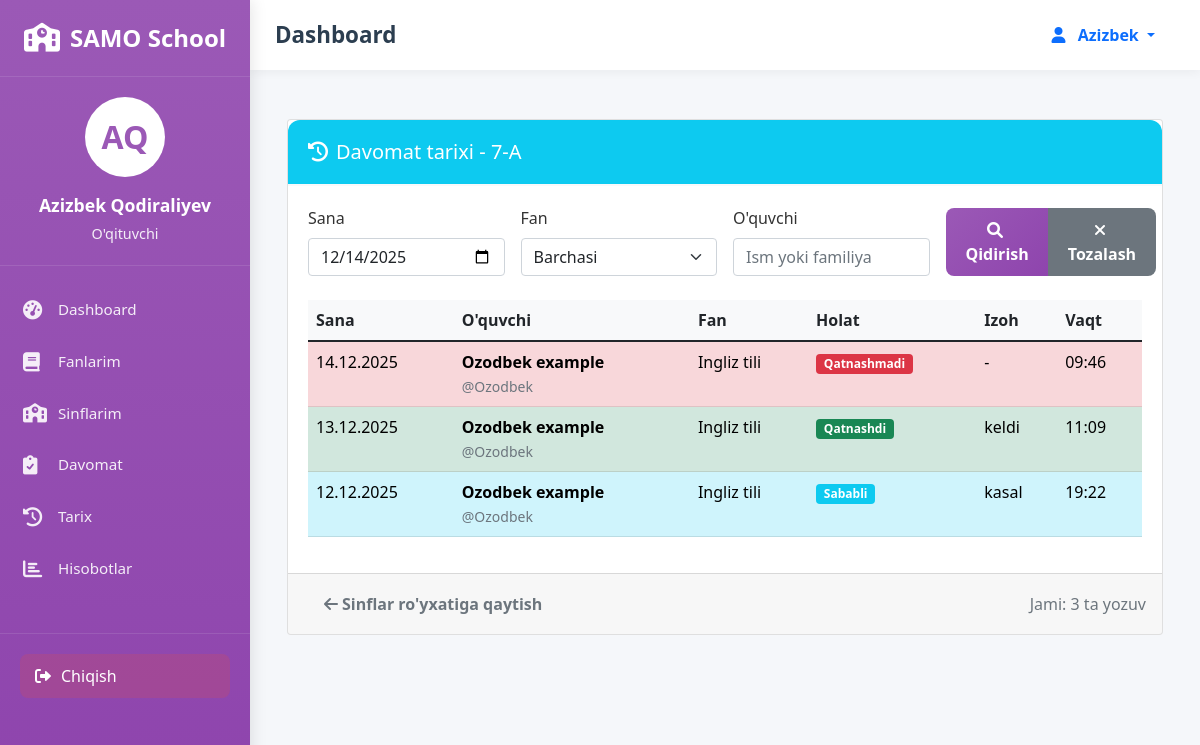
/teacher/class/4/attendance/ (signed in), run on the app's committed database.
### attendance/models.py (models this page shows, shortened)
class Class(models.Model):
    name = models.CharField(max_length=50)
    teacher = models.ForeignKey(User, on_delete=models.SET_NULL, null=True,
                                related_name='teacher_classes')
    room = models.CharField(max_length=20, blank=True, null=True)
    schedule = models.CharField(max_length=100, blank=True, null=True)
    created_at = models.DateTimeField(auto_now_add=True)

class Attendance(models.Model):
    STATUS_CHOICES = [
        ('present', 'Present'),
        ('absent', 'Absent'),
        ('late', 'Late'),
        ('excused', 'Excused'),
    ]
    student = models.ForeignKey(User, on_delete=models.CASCADE, related_name='attendances')
    teacher = models.ForeignKey(User, on_delete=models.CASCADE, related_name='taken_attendances')
    subject = models.ForeignKey(Subject, on_delete=models.CASCADE)
    class_obj = models.ForeignKey(Class, on_delete=models.CASCADE)
    date = models.DateField()
    status = models.CharField(max_length=10, choices=STATUS_CHOICES, default='present')
    notes = models.TextField(blank=True, null=True)
    created_at = models.DateTimeField(auto_now_add=True)
    updated_at = models.DateTimeField(auto_now=True)
    class Meta:
        ordering = ['-date', '-created_at']

class Subject(models.Model):
    name = models.CharField(max_length=100)
    teacher = models.ForeignKey(User, on_delete=models.SET_NULL, null=True,
                                related_name='teacher_subjects')
    classes = models.ManyToManyField(Class, related_name='subjects')
    lessons_per_week = models.IntegerField(default=1)
    schedule = models.CharField(max_length=100, blank=True, null=True)
    created_at = models.DateTimeField(auto_now_add=True)

### attendance/views.py (the view)
# urls.py: path('teacher/class/<int:class_id>/attendance/', views.teacher_view_class_attendance,
@login_required
def teacher_view_class_attendance(request, class_id):
    if not hasattr(request.user, 'profile') or request.user.profile.role != 'teacher':
        messages.error(request, "Sizda o'qituvchi huquqlari yo'q!")
        return redirect('login')
    class_obj = get_object_or_404(Class, id=class_id, teacher=request.user)
    date_filter = request.GET.get('date', '')
    subject_filter = request.GET.get('subject', '')
    student_filter = request.GET.get('student', '')
    attendance_records = Attendance.objects.filter(
        class_obj=class_obj,
        teacher=request.user
    ).select_related('student', 'subject').order_by('-date', '-created_at')
    if date_filter:
        try:
            filter_date = datetime.strptime(date_filter, '%Y-%m-%d').date()
            attendance_records = attendance_records.filter(date=filter_date)
        except:
            pass
    if subject_filter:
        attendance_records = attendance_records.filter(subject__name__icontains=subject_filter)
    if student_filter:
        attendance_records = attendance_records.filter(
            Q(student__first_name__icontains=student_filter) |
            Q(student__last_name__icontains=student_filter) |
            Q(student__username__icontains=student_filter)
        )
    subjects = Subject.objects.filter(teacher=request.user, classes=class_obj)
    students = Profile.objects.filter(role='student', student_class=class_obj).select_related('user')
    context = {
        'class_obj': class_obj,
        'attendance_records': attendance_records,
        'subjects': subjects,
        'students': students,
        'date_filter': date_filter,
        'subject_filter': subject_filter,
        'student_filter': student_filter,
    }
    return render(request, 'attendance/teacher_class_attendance.html', context)

### attendance/templates/attendance/teacher_class_attendance.html (shortened to what this page needs)
{% extends 'attendance/base.html' %}
{% block content %}
<div class="container-fluid py-4">
    <div class="card">
        <div class="card-header bg-info text-white">
            <h5 class="card-title mb-0">
                <i class="fas fa-history me-2"></i>Davomat tarixi - {{ class_obj.name }}
            </h5>
        </div>
        <div class="card-body">
            <div class="row mb-4">
                <div class="col">
                    <form method="GET" class="row g-3">
                        <div class="col-md-3">
                            <label for="date" class="form-label">Sana</label>
                            <input type="date" class="form-control" id="date" name="date" value="{{ date_filter }}">
                        </div>
                        <div class="col-md-3">
                            <label for="subject" class="form-label">Fan</label>
                            <select class="form-select" id="subject" name="subject">
                                <option value="">Barchasi</option>
                            </select>
                        </div>
                        <div class="col-md-3">
                            <label for="student" class="form-label">O'quvchi</label>
                            <input type="text" class="form-control" id="student" name="student"
                                   placeholder="Ism yoki familiya" value="{{ student_filter }}">
                        </div>
                        <div class="col-md-3 d-flex align-items-end">
                            <div class="btn-group w-100">
                                <button type="submit" class="btn btn-primary">
                                    <i class="fas fa-search me-1"></i>Qidirish
                                </button>
                                <a href="{% url 'teacher_view_class_attendance' class_obj.id %}" class="btn btn-secondary">
                                    <i class="fas fa-times me-1"></i>Tozalash
                                </a>
                            </div>
                        </div>
                    </form>
                </div>
            </div>
            {% if attendance_records %}
            <div class="table-responsive">
                <table class="table table-hover">
                    <thead>
                        <tr>
                            <th>Sana</th>
                            <th>O'quvchi</th>
                            <th>Fan</th>
                            <th>Holat</th>
                            <th>Izoh</th>
                            <th>Vaqt</th>
                        </tr>
                    </thead>
                    <tbody>
                        {% for record in attendance_records %}
                        <tr class="{% if record.status == 'present' %}table-success{% elif record.status == 'absent' %}table-danger{% elif record.status == 'late' %}table-warning{% else %}table-info{% endif %}">
                            <td>{{ record.date|date:"d.m.Y" }}</td>
                            <td>
                                <strong>{{ record.student.get_full_name }}</strong>
                                <br>
                                <small class="text-muted">@{{ record.student.username }}</small>
                            </td>
                            <td>{{ record.subject.name }}</td>
                            <td>
                                {% if record.status == 'present' %}
                                <span class="badge bg-success">Qatnashdi</span>
                                {% elif record.status == 'absent' %}
                                <span class="badge bg-danger">Qatnashmadi</span>
                                {% elif record.status == 'late' %}
                                <span class="badge bg-warning">Kech qoldi</span>
                                {% else %}
                                <span class="badge bg-info">Sababli</span>
                                {% endif %}
                            </td>
                            <td>{{ record.notes|default:"-"|truncatechars:50 }}</td>
                            <td>{{ record.created_at|time:"H:i" }}</td>
                        </tr>
                        {% endfor %}
                    </tbody>
                </table>
            </div>
            {% endif %}
        </div>
        <div class="card-footer">
            <div class="d-flex justify-content-between align-items-center">
                <div>
                    <a href="{% url 'teacher_my_classes' %}" class="btn btn-outline-secondary">
                        <i class="fas fa-arrow-left me-1"></i>Sinflar ro'yxatiga qaytish
                    </a>
                </div>
                <div class="text-muted">
                    {% if attendance_records %}
                    Jami: {{ attendance_records.count }} ta yozuv
                    {% endif %}
                </div>
            </div>
        </div>
    </div>
</div>
{% endblock %}

### attendance/templates/attendance/base.html (shortened to what this page needs)
<!DOCTYPE html>
<html lang="uz">
<head>
    <link href="https://cdn.jsdelivr.net/npm/bootstrap@5.1.3/dist/css/bootstrap.min.css" rel="stylesheet">
    <link rel="stylesheet" href="https://cdnjs.cloudflare.com/ajax/libs/font-awesome/6.0.0/css/all.min.css">
</head>
<body>
    <nav class="sidebar" id="sidebar">
        <div class="sidebar-header">
            <a href="{% url 'teacher_dashboard' %}" class="sidebar-brand">
                <i class="fas fa-school"></i>
                <span>SAMO School</span>
            </a>
        </div>
        <div class="user-profile">
            <div class="profile-avatar">
                {{ request.user.first_name|first|upper }}{{ request.user.last_name|first|upper }}
            </div>
            <div class="profile-name">{{ request.user.get_full_name }}</div>
            <div class="profile-role">O'qituvchi</div>
        </div>
        <ul class="sidebar-menu">
            <li class="menu-item {% if request.resolver_match.url_name == 'teacher_dashboard' %}active{% endif %}">
                <a href="{% url 'teacher_dashboard' %}" class="menu-link">
                    <i class="fas fa-tachometer-alt"></i>
                    <span class="menu-text">Dashboard</span>
                </a>
            </li>
            <li class="menu-item {% if request.resolver_match.url_name == 'teacher_my_subjects' %}active{% endif %}">
                <a href="{% url 'teacher_my_subjects' %}" class="menu-link">
                    <i class="fas fa-book"></i>
                    <span class="menu-text">Fanlarim</span>
                </a>
            </li>
            <li class="menu-item {% if request.resolver_match.url_name == 'teacher_my_classes' %}active{% endif %}">
                <a href="{% url 'teacher_my_classes' %}" class="menu-link">
                    <i class="fas fa-school"></i>
                    <span class="menu-text">Sinflarim</span>
                </a>
            </li>
            <li class="menu-item {% if request.resolver_match.url_name == 'take_attendance' %}active{% endif %}">
                <a href="{% url 'take_attendance' %}" class="menu-link">
                    <i class="fas fa-clipboard-check"></i>
                    <span class="menu-text">Davomat</span>
                </a>
            </li>
            <li class="menu-item {% if request.resolver_match.url_name == 'teacher_my_attendance' %}active{% endif %}">
                <a href="{% url 'teacher_my_attendance' %}" class="menu-link">
                    <i class="fas fa-history"></i>
                    <span class="menu-text">Tarix</span>
                </a>
            </li>
            <li class="menu-item {% if request.resolver_match.url_name == 'teacher_reports' %}active{% endif %}">
                <a href="{% url 'teacher_reports' %}" class="menu-link">
                    <i class="fas fa-chart-bar"></i>
                    <span class="menu-text">Hisobotlar</span>
                </a>
            </li>
        </ul>
        <div class="sidebar-footer">
            <button class="logout-btn" onclick="window.location.href='{% url 'logout' %}'">
                <i class="fas fa-sign-out-alt"></i>
                <span>Chiqish</span>
            </button>
        </div>
    </nav>
    <div class="main-wrapper" id="mainWrapper">
        <header class="main-header">
            <div class="header-left">
                <h1 class="page-title">{% block page_title %}Dashboard{% endblock %}</h1>
            </div>
            <div class="header-right">
                <div class="dropdown">
                    <button class="btn btn-outline-primary dropdown-toggle" type="button" id="userDropdown" data-bs-toggle="dropdown">
                        <i class="fas fa-user me-2"></i>
                        {{ request.user.get_short_name|default:request.user.username }}
                    </button>
                </div>
            </div>
        </header>
        <main class="main-content">
            {% block content %}{% endblock %}
        </main>
    </div>
</body>
</html>

### attendance/templates/attendance/base.html (style rules this page uses)
:root { --primary-color: #9b59b6; --secondary-color: #8e44ad; --success-color: #2ecc71; --warning-color: #f39c12; --danger-color: #e74c3c; --info-color: #3498db; --sidebar-width: 250px; --header-height: 70px; }
* { margin: 0; padding: 0; box-sizing: border-box; }
body { font-family: 'Segoe UI', Tahoma, Geneva, Verdana, sans-serif; background: #f5f7fa; color: #333; min-height: 100vh; display: flex; }
.sidebar { width: var(--sidebar-width); background: linear-gradient(180deg, #9b59b6 0%, #8e44ad 100%); color: white; position: fixed; left: 0; top: 0; height: 100vh; z-index: 1000; transition: all 0.3s ease; overflow-y: auto; box-shadow: 2px 0 15px rgba(0,0,0,0.1); }
.sidebar-header { padding: 20px; border-bottom: 1px solid rgba(255,255,255,0.1); text-align: center; }
.sidebar-brand { font-size: 1.5rem; font-weight: 700; color: white; text-decoration: none; display: flex; align-items: center; justify-content: center; gap: 10px; }
.sidebar-brand i { font-size: 1.8rem; }
.user-profile { padding: 20px; text-align: center; border-bottom: 1px solid rgba(255,255,255,0.1); }
.profile-avatar { width: 80px; height: 80px; border-radius: 50%; background: white; color: var(--primary-color); display: flex; align-items: center; justify-content: center; font-size: 2rem; font-weight: bold; margin: 0 auto 15px; border: 3px solid rgba(255,255,255,0.2); }
.profile-name { font-size: 1.1rem; font-weight: 600; margin-bottom: 5px; }
.profile-role { font-size: 0.9rem; opacity: 0.9; }
.sidebar-menu { padding: 20px 0; }
.menu-item { list-style: none; margin-bottom: 5px; }
.menu-link { display: flex; align-items: center; padding: 12px 20px; color: rgba(255,255,255,0.9); text-decoration: none; transition: all 0.3s ease; border-left: 3px solid transparent; }
.menu-link i { width: 25px; font-size: 1.2rem; margin-right: 10px; }
.menu-text { font-size: 0.95rem; font-weight: 500; }
.sidebar-footer { padding: 20px; border-top: 1px solid rgba(255,255,255,0.1); margin-top: auto; }
.logout-btn { display: flex; align-items: center; padding: 10px 15px; background: rgba(231, 76, 60, 0.2); color: white; border: none; border-radius: 8px; width: 100%; text-align: left; transition: all 0.3s ease; }
.logout-btn i { margin-right: 10px; }
.main-wrapper { flex: 1; margin-left: var(--sidebar-width); transition: all 0.3s ease; min-height: 100vh; display: flex; flex-direction: column; }
.main-header { height: var(--header-height); background: white; box-shadow: 0 2px 10px rgba(0,0,0,0.05); position: sticky; top: 0; z-index: 100; display: flex; align-items: center; justify-content: space-between; padding: 0 25px; }
.header-left { display: flex; align-items: center; gap: 15px; }
.page-title { font-size: 1.4rem; font-weight: 600; color: #2c3e50; margin: 0; }
.header-right { display: flex; align-items: center; gap: 20px; }
.main-content { flex: 1; padding: 25px; }
.card-header { background: white; border-bottom: 2px solid #f8f9fa; padding: 20px; border-radius: 12px 12px 0 0 !important; }
.card-body { padding: 20px; }
.btn { border-radius: 8px; padding: 10px 20px; font-weight: 600; border: none; transition: all 0.3s ease; }
.btn-primary { background: linear-gradient(135deg, #9b59b6 0%, #8e44ad 100%); }

### attendance/templates/attendance/teacher_class_attendance.html (style rules this page uses)
.table-success { background-color: rgba(40, 167, 69, 0.1) !important; }
.table-danger { background-color: rgba(220, 53, 69, 0.1) !important; }
.table-info { background-color: rgba(23, 162, 184, 0.1) !important; }
.table th { font-weight: 600; background-color: #f8f9fa; }

### data on the page
Class: name "7-A"
Attendance: date "14.12.2025", student.get_full_name "Ozodbek example", student.username "Ozodbek", subject.name "Ingliz tili", status "Qatnashmadi", notes "-", created_at "09:46"
Attendance: date "13.12.2025", student.get_full_name "Ozodbek example", student.username "Ozodbek", subject.name "Ingliz tili", status "Qatnashdi", notes "keldi", created_at "11:09"
Attendance: date "12.12.2025", student.get_full_name "Ozodbek example", student.username "Ozodbek", subject.name "Ingliz tili", status "Sababli", notes "kasal", created_at "19:22"

### other printed values
{{ request.user.first_name|first|upper }} "A"
{{ request.user.last_name|first|upper }} "Q"
{{ request.user.get_full_name }} "Azizbek Qodiraliyev"
{{ request.user.get_short_name|default:request.user.username }} "Azizbek"
{{ attendance_records.count }} "3"
